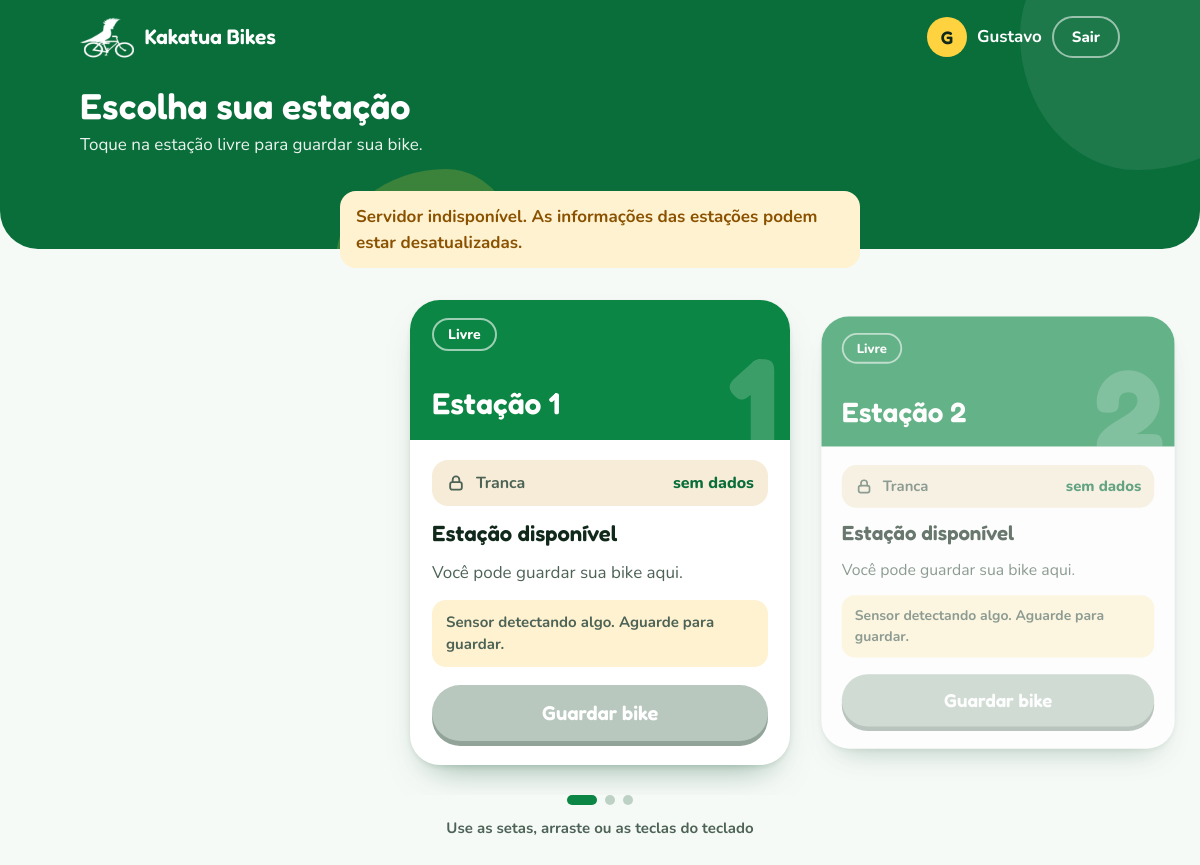
Before: /page2/ (signed in) with the older database file.
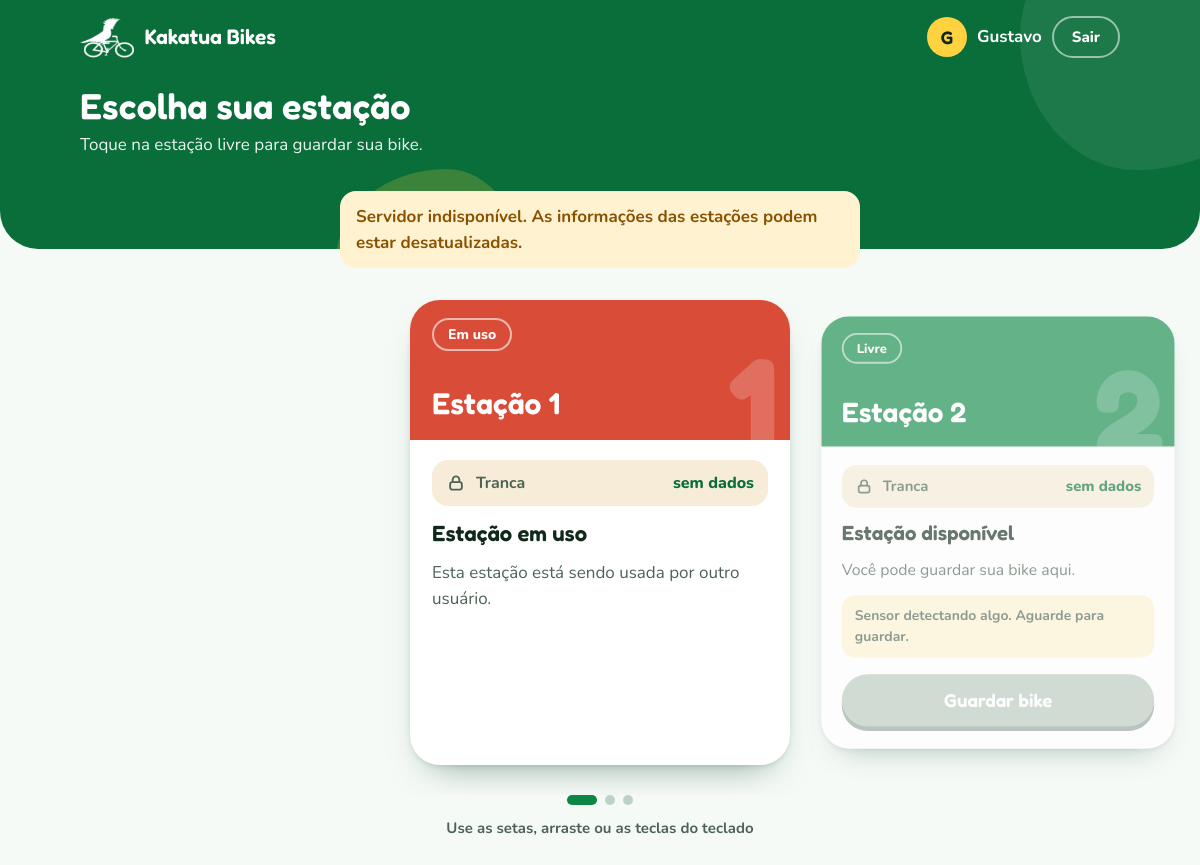
After: the same page with the newer database file.
### kakatuasoft/models.py (models this page shows, shortened)
class Estacao(models.Model):
    nome = models.CharField(max_length=50)
    ocupada_por = models.ForeignKey(
        Usuario,
        null=True, blank=True,
        on_delete=models.SET_NULL,
        related_name="estacoes_ocupadas",
    )
    ocupada_em = models.DateTimeField(null=True, blank=True)
    @property
    def livre(self):
        return self.ocupada_por_id is None

### kakatuasoft/views.py (the view)
# urls.py: path('page2/', views.page2, name='page2'),
@login_necessario
def page2(request):
    estacoes = list(Estacao.objects.all().order_by('id'))
    estado = _estado_servidor(estacoes)
    for e in estacoes:
        e.tranca = estado['trancas'].get(e.pk)
        e.sensor_bloqueia = estado['sensor_bloqueia'][e.pk]
    return render(request, 'page2.html', {
        'usuario': request.usuario,
        'estacoes': estacoes,
        'bloqueada': estado['bloqueada'],
    })

### kakatuasoft/servidor.py (called while the page is built)
def _get(path):
    try:
        r = requests.get(SERVIDOR_URL + path, headers=HEADERS, timeout=3)
        r.raise_for_status()
        return r.json()
    except Exception as e:
        print(f"Erro ao consultar {path}: {e}")
        return None

def consultar_estacao():
    dados = _get("estacao/")
    return None if dados is None else bool(dados.get("bloqueada", False))

### kakatuasoft/views.py (called while the page is built)
def login_necessario(view):
    @wraps(view)
    def wrapper(request, *args, **kwargs):
        usuario_id = request.session.get('usuario_id')
        if not usuario_id:
            return redirect('page1')
        try:
            request.usuario = Usuario.objects.get(id=usuario_id)
        except Usuario.DoesNotExist:
            request.session.flush()
            return redirect('page1')
        return view(request, *args, **kwargs)
    return wrapper

def _sensor_bloqueia(pk, tranca):
    if pk not in ESTACOES_COM_SENSOR:
        return False
    if tranca is None:
        return True
    return str(tranca.get('estado')).strip().lower() in ESTADOS_DETECTANDO

### kakatuasoft/templates/page2.html (shortened to what the changed rows need)
<!DOCTYPE html>
<html lang="pt-br">
<head>
</head>
<body>
    <header class="topo">
        <div class="cabecalho">
            <h1>
                <span class="txt-normal">Escolha sua estação</span>
            </h1>
        </div>
    </header>
    <main class="palco">
        <div class="carrossel">
            <div class="trilho" id="trilho" tabindex="0" role="region" aria-label="Estações disponíveis">
                {% for estacao in estacoes %}
                    {% if estacao.livre %}
                        <section class="card-estacao" data-situacao="livre">
                    {% elif estacao.ocupada_por == usuario %}
                        <section class="card-estacao" data-situacao="sua">
                    {% else %}
                        <section class="card-estacao" data-situacao="ocupada">
                    {% endif %}
                        <div class="card-topo">
                            {% if estacao.livre %}
                                <span class="selo">Livre</span>
                            {% elif estacao.ocupada_por == usuario %}
                                <span class="selo">Sua bike</span>
                            {% else %}
                                <span class="selo">Em uso</span>
                            {% endif %}
                            <h2>{{ estacao.nome }}</h2>
                            <span class="numero" aria-hidden="true">{{ estacao.pk }}</span>
                        </div>
                        <div class="card-corpo">
                            <p class="tranca-info">
                                <svg width="20" height="20" viewBox="0 0 24 24" fill="none" stroke="currentColor" stroke-width="2.2" stroke-linecap="round" stroke-linejoin="round" aria-hidden="true"><rect x="5" y="11" width="14" height="9" rx="2.5"/><path d="M8 11V8a4 4 0 0 1 8 0v3"/></svg>
                                Tranca
                                <span class="tranca" data-id="{{ estacao.pk }}"{% if estacao.tranca %} data-estado="{{ estacao.tranca.estado }}"{% endif %}>
                                    {% if estacao.tranca %}{{ estacao.tranca.estado }}{% if estacao.tranca.reservada %} (reservada){% endif %}{% else %}sem dados{% endif %}
                                </span>
                            </p>
                            {% if estacao.livre %}
                                <h3>Estação disponível</h3>
                                <p>Você pode guardar sua bike aqui.</p>
                                <p class="aviso-sensor" data-id="{{ estacao.pk }}"
                                   {% if not estacao.sensor_bloqueia %}hidden{% endif %}>
                                    Sensor detectando algo. Aguarde para guardar.
                                </p>
                                <form method="post" action="{% url 'ocupar_estacao' estacao.pk %}">
                                    <button type="submit" class="btn-acao btn-armazenar" data-id="{{ estacao.pk }}"
                                            {% if estacao.sensor_bloqueia %}disabled{% endif %}>Guardar bike</button>
                                </form>
                            {% else %}
                                <h3>Estação em uso</h3>
                                <p>Esta estação está sendo usada por outro usuário.</p>
                            {% endif %}
                        </div>
                    </section>
                {% empty %}
                    <div class="vazio">
                        <p>Nenhuma estação cadastrada.</p>
                    </div>
                {% endfor %}
            </div>
        </div>
    </main>
</body>
</html>

Changed rows visible on the page:
changed Estacao "Estação 1": ocupada_por_id "Livre Estação disponível Você pode guardar sua bike aqui. Sensor detectando algo. Aguarde para guardar. Guardar bike" → "Em uso Estação em uso Esta estação está sendo usada por outro usuário."
